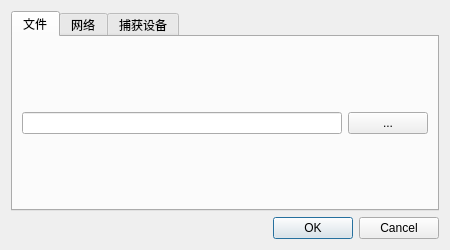
<?xml version="1.0" encoding="UTF-8"?>
<ui version="4.0">
 <class>OpenMediaDialog</class>
 <widget class="QDialog" name="OpenMediaDialog">
  <property name="geometry">
   <rect>
    <x>0</x>
    <y>0</y>
    <width>450</width>
    <height>250</height>
   </rect>
  </property>
  <property name="sizePolicy">
   <sizepolicy hsizetype="Preferred" vsizetype="Preferred">
    <horstretch>0</horstretch>
    <verstretch>0</verstretch>
   </sizepolicy>
  </property>
  <property name="windowTitle">
   <string>打开媒体</string>
  </property>
  <layout class="QGridLayout" name="gridLayout">
   <item row="0" column="0">
    <layout class="QVBoxLayout" name="verticalLayout">
     <item>
      <widget class="QTabWidget" name="tabWidgetOpenMedia">
       <property name="currentIndex">
        <number>0</number>
       </property>
       <widget class="QWidget" name="tabFile">
        <attribute name="title">
         <string>文件</string>
        </attribute>
        <layout class="QGridLayout" name="gridLayout_4">
         <item row="0" column="0">
          <widget class="QLineEdit" name="lineEditFile"/>
         </item>
         <item row="0" column="1">
          <widget class="QPushButton" name="pushButtonOpen">
           <property name="sizePolicy">
            <sizepolicy hsizetype="Fixed" vsizetype="Fixed">
             <horstretch>0</horstretch>
             <verstretch>0</verstretch>
            </sizepolicy>
           </property>
           <property name="text">
            <string>...</string>
           </property>
          </widget>
         </item>
        </layout>
       </widget>
       <widget class="QWidget" name="tabNetwork">
        <attribute name="title">
         <string>网络</string>
        </attribute>
        <layout class="QGridLayout" name="gridLayout_3">
         <item row="0" column="0">
          <widget class="QLabel" name="label_3">
           <property name="sizePolicy">
            <sizepolicy hsizetype="Fixed" vsizetype="Preferred">
             <horstretch>0</horstretch>
             <verstretch>0</verstretch>
            </sizepolicy>
           </property>
           <property name="text">
            <string>URL</string>
           </property>
          </widget>
         </item>
         <item row="0" column="1">
          <widget class="QLineEdit" name="lineEditNetwork"/>
         </item>
        </layout>
       </widget>
       <widget class="QWidget" name="tabCapture">
        <attribute name="title">
         <string>捕获设备</string>
        </attribute>
        <layout class="QGridLayout" name="gridLayout_2">
         <item row="1" column="1">
          <widget class="QComboBox" name="comboBoxVideo"/>
         </item>
         <item row="2" column="1">
          <widget class="QComboBox" name="comboBoxAudio"/>
         </item>
         <item row="1" column="0">
          <widget class="QLabel" name="label">
           <property name="sizePolicy">
            <sizepolicy hsizetype="Fixed" vsizetype="Preferred">
             <horstretch>0</horstretch>
             <verstretch>0</verstretch>
            </sizepolicy>
           </property>
           <property name="text">
            <string>视频设备</string>
           </property>
          </widget>
         </item>
         <item row="2" column="0">
          <widget class="QLabel" name="label_2">
           <property name="text">
            <string>音频设备</string>
           </property>
          </widget>
         </item>
         <item row="0" column="0">
          <spacer name="verticalSpacer">
           <property name="orientation">
            <enum>Qt::Vertical</enum>
           </property>
           <property name="sizeHint" stdset="0">
            <size>
             <width>20</width>
             <height>40</height>
            </size>
           </property>
          </spacer>
         </item>
         <item row="3" column="0">
          <spacer name="verticalSpacer_2">
           <property name="orientation">
            <enum>Qt::Vertical</enum>
           </property>
           <property name="sizeHint" stdset="0">
            <size>
             <width>20</width>
             <height>40</height>
            </size>
           </property>
          </spacer>
         </item>
        </layout>
       </widget>
      </widget>
     </item>
     <item>
      <widget class="QDialogButtonBox" name="buttonBox">
       <property name="orientation">
        <enum>Qt::Horizontal</enum>
       </property>
       <property name="standardButtons">
        <set>QDialogButtonBox::Cancel|QDialogButtonBox::Ok</set>
       </property>
      </widget>
     </item>
    </layout>
   </item>
  </layout>
 </widget>
 <resources/>
 <connections>
  <connection>
   <sender>buttonBox</sender>
   <signal>accepted()</signal>
   <receiver>OpenMediaDialog</receiver>
   <slot>accept()</slot>
   <hints>
    <hint type="sourcelabel">
     <x>248</x>
     <y>254</y>
    </hint>
    <hint type="destinationlabel">
     <x>157</x>
     <y>274</y>
    </hint>
   </hints>
  </connection>
  <connection>
   <sender>buttonBox</sender>
   <signal>rejected()</signal>
   <receiver>OpenMediaDialog</receiver>
   <slot>reject()</slot>
   <hints>
    <hint type="sourcelabel">
     <x>316</x>
     <y>260</y>
    </hint>
    <hint type="destinationlabel">
     <x>286</x>
     <y>274</y>
    </hint>
   </hints>
  </connection>
 </connections>
</ui>
